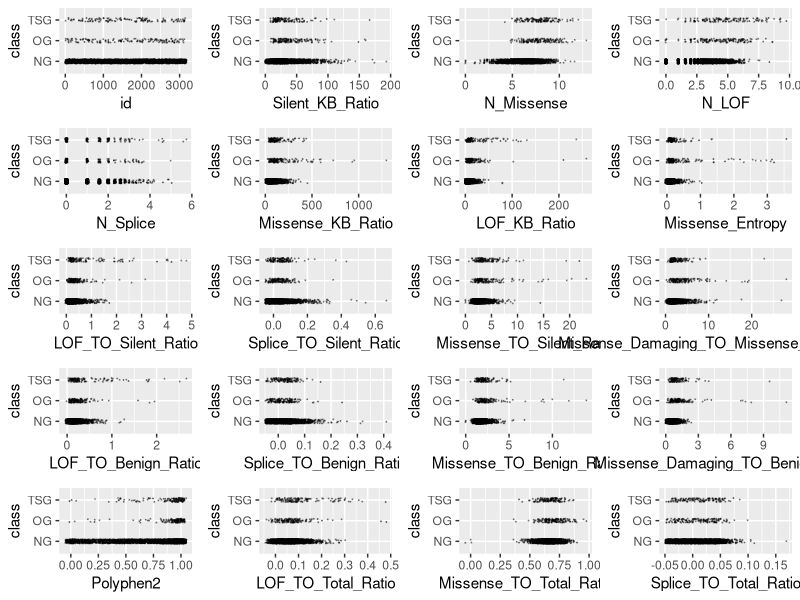
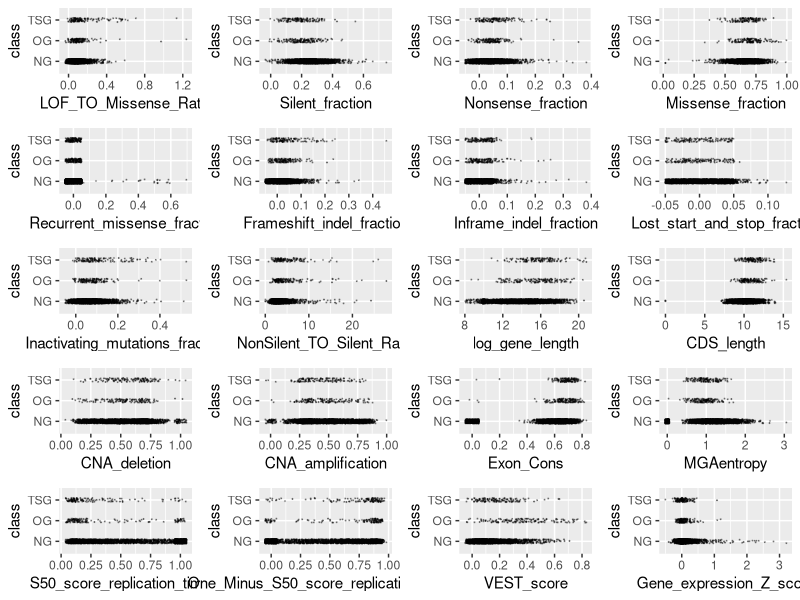
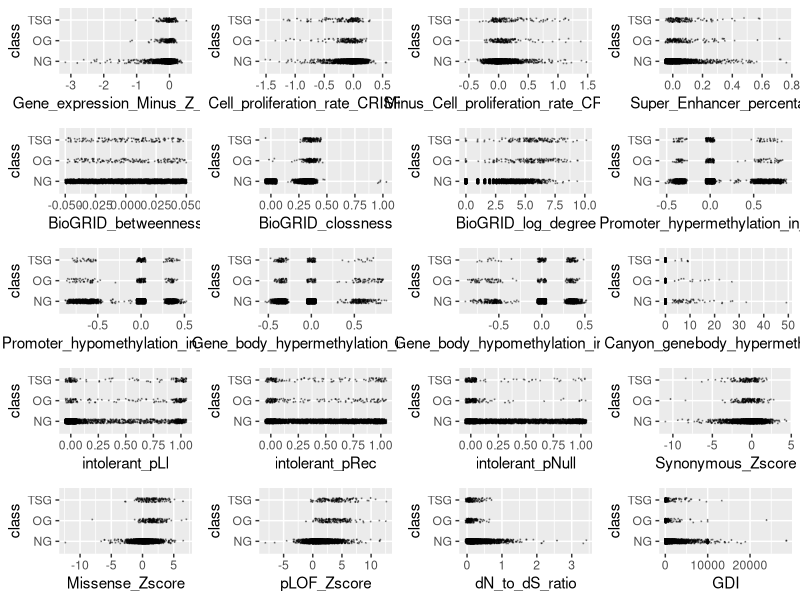
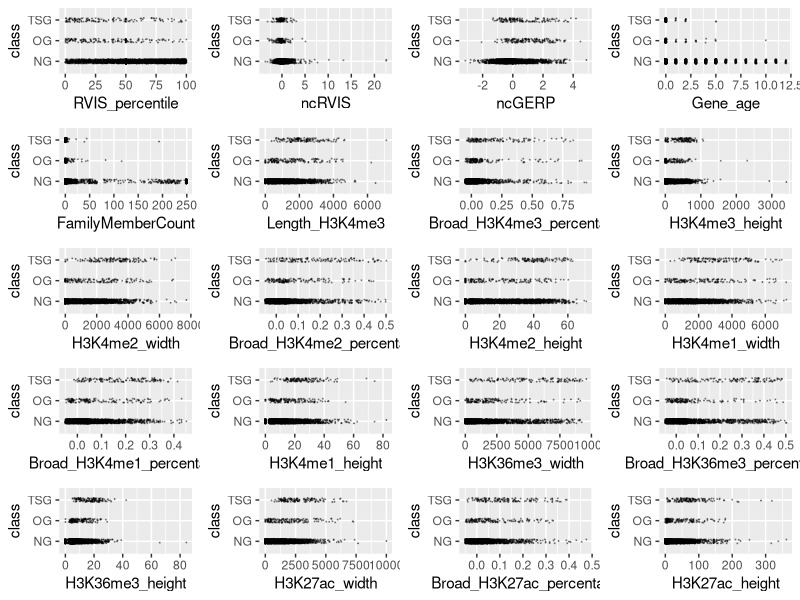
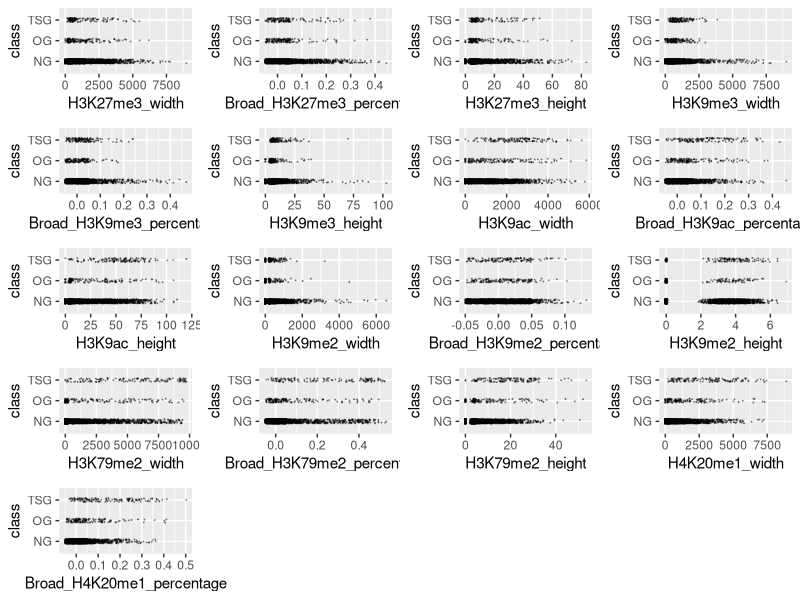
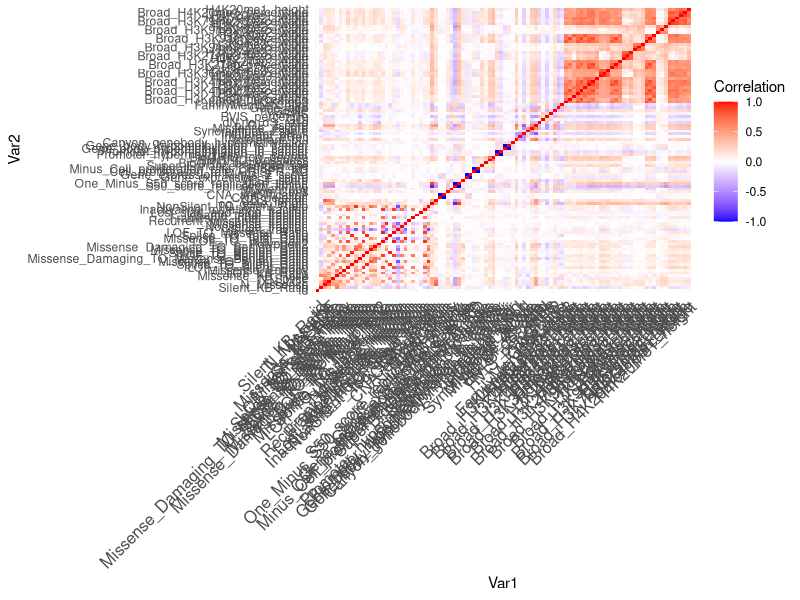
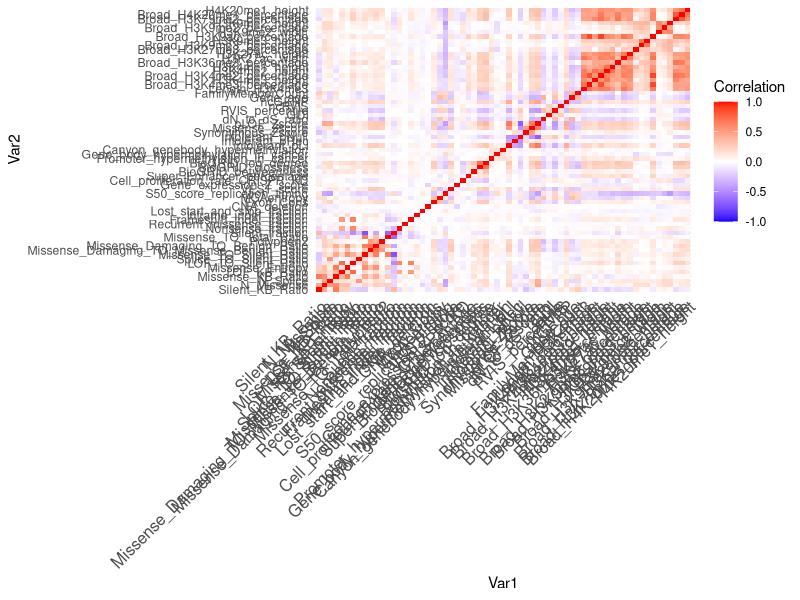
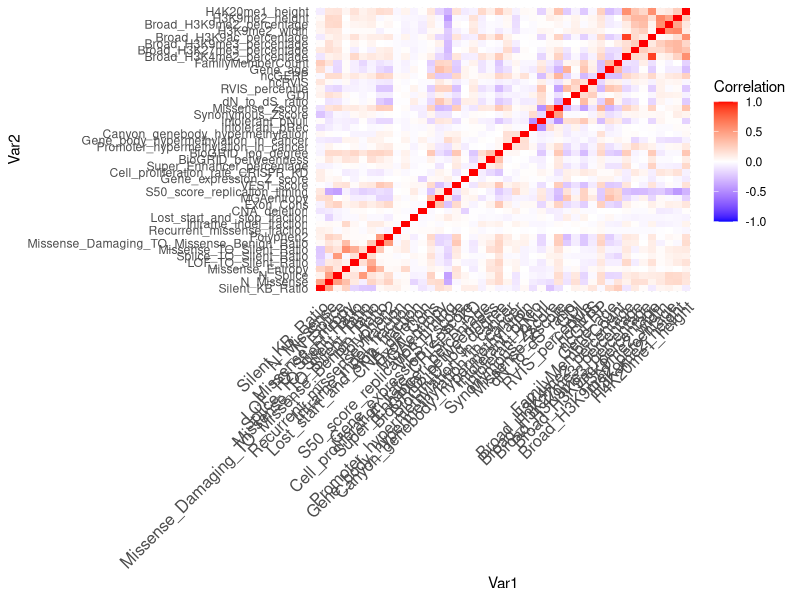

Reproduce these figures in R, in order.
## ---- chunk 1
knitr::opts_chunk$set(echo = TRUE, comment = NA)
## ---- chunk 2
training <- read.csv("training.csv", stringsAsFactors = TRUE)
training$class <- factor(training$class)
levels(training$class) <- c("NG", "OG", "TSG")
# Create an outlier function
outlier <- function(data) {
  low <- mean(data) - 3 * sd(data)
  high <- mean(data) + 3 * sd(data)
  which(data < low | data > high)
}
# library(ggplot2)
# scatter <- function(var) {
#   ggplot(training, aes_string(var, "class")) +
#     geom_jitter(width = 0.05, height = 0.1, size = 0.1,
#                 colour = rgb(0, 0, 0, alpha = 1 / 3))
# }
# scat_plot <- lapply(names(training)[-99], scatter)
# library(gridExtra)
# grid.arrange(grobs = scat_plot[1:20], ncol = 4)
# grid.arrange(grobs = scat_plot[21:40], ncol = 4)
# grid.arrange(grobs = scat_plot[41:60], ncol = 4)
# grid.arrange(grobs = scat_plot[61:80], ncol = 4)
# grid.arrange(grobs = scat_plot[81:98], ncol = 4)
outliers <- table(unlist(lapply(training[,-99], outlier)))
outlier_index <- sort(outliers, decreasing = TRUE)
# Remove 50 most common outliers (i.e. outliers across multiple predictors)
training <- training[-as.numeric(names(outlier_index)[1:50]),]

# The below variables had outstanding outliers which we chose to remove
sort(training$Missense_TO_Silent_Ratio, decreasing = TRUE)[1:10]
training <- training[-which(training$Missense_TO_Silent_Ratio > 100), ]
sort(training$Missense_KB_Ratio, decreasing = TRUE)[1:10]
training <- training[-which(training$Missense_KB_Ratio > 2000), ]
sort(training$LOF_TO_Silent_Ratio, decreasing = TRUE)[1:10]
training <- training[-which(training$LOF_TO_Silent_Ratio > 5), ]
sort(training$Gene_expression_Z_score, decreasing = TRUE)[1:10]
training <- training[-which(training$Gene_expression_Z_score > 4), ]
sort(training$dN_to_dS_ratio, decreasing = TRUE)[1:10]
training <- training[-which(training$dN_to_dS_ratio > 5),]
sort(training$Silent_KB_Ratio, decreasing = TRUE)[1:10]
training <- training[-which(training$Silent_KB_Ratio > 200), ]
sort(training$Lost_start_and_stop_fraction, decreasing = TRUE)[1:10]
training <- training[-which(training$Lost_start_and_stop_fraction > 0.2),]
sort(training$Synonymous_Zscore, decreasing = FALSE)[1:10]
training <- training[-which(training$Synonymous_Zscore < -15), ]
numeric_training <- training[,-99]

# Lots of zeroes for some observations, so removed those observations with quite a few zeroes across predictor variables
n_zeroes <- rep(NA, nrow(numeric_training))

for(i in seq_len(nrow(numeric_training))){
  row_i_zeroes <- 0
  for(j in seq_len(ncol(numeric_training))){
    if(round(numeric_training[i,j], digits = 5) == 0){
      row_i_zeroes <- row_i_zeroes + 1
    }
  }
  n_zeroes[i] <- row_i_zeroes
}
training <- training[n_zeroes <= ncol(training) / 2, ]
# Remove 1 of 2 variables that have r value of 1 or -1 (i.e. perfectly correlated)
perf_corr <- which(abs(cor(training[,-99])) == 1, arr.ind = TRUE)
which(perf_corr[,1] != perf_corr[,2])
## ---- chunk 3
library(ggplot2)
scatter <- function(var) {
  ggplot(training, aes_string(var, "class")) +
    geom_jitter(width = 0.05, height = 0.1, size = 0.1,
                colour = rgb(0, 0, 0, alpha = 1 / 3))
}
scat_plot <- lapply(names(training)[-98], scatter)
library(gridExtra)
grid.arrange(grobs = scat_plot[1:20], ncol = 4)
grid.arrange(grobs = scat_plot[21:40], ncol = 4)
grid.arrange(grobs = scat_plot[41:60], ncol = 4)
grid.arrange(grobs = scat_plot[61:80], ncol = 4)
grid.arrange(grobs = scat_plot[81:97], ncol = 4)
## ---- chunk 4
library(dplyr)
#function to calculate wca
score <- function (conf_mat) {
  # Diagonal of matrix corresponds to correctly predicted classes
  print(sum(diag(conf_mat) * c(1, 20, 20)))
  print(sum(diag(conf_mat) * c(1, 20, 20)) / sum(apply(conf_mat, 2, sum) * c(1, 20, 20)))
}

# Set new threshold to account for unbalanced data
classify <- function(probs, k) {
  if (any(probs[2:3] > k)) {
    subset <- probs[2:3]
    output <- which(subset == max(subset))
    if (length(output) > 1) {
        output <- sample(1:2, 1)
    }
  } else {
    output <- 0
  }
  output
}
## ---- chunk 5
library(dplyr)
library(caret)
set.seed(12)
# sig <- logical(98)
# names(sig) <- names(training)[-99]
# k <- 1
# diffs <- logical(98)
# for (var in names(training)[-99]) {
#   model <- aov(training[[var]] ~ factor(training$class))
#   sig[k] <- summary(model)[[1]][1, 5]
#   diffs[k] <- all(TukeyHSD(model)$`factor(training$class)`[, 4] < 0.05 / 98)
#   k <- k + 1
# }
# sort(sig[diffs])
score <- function (conf_mat) {
  sum(diag(conf_mat) * c(1, 20, 20)) / sum(apply(conf_mat, 2, sum) * c(1, 20, 20))
}

# sig_terms <- names(sort(sig[diffs]))
# combo_terms <- table(c(terms, sig_terms)) == 2
# final_terms <- names(combo_terms[combo_terms])
# term_mat <- cor(training %>% select(all_of(final_terms)))
# ind_terms <- final_terms[-c(1, 3, 4, 5, 10, 11, 13, 14, 15, 17)]

vars <- training
cor_mtx <- round(cor(vars[, names(vars) != "class"]), 2)
library(reshape2)
melted_cor_mtx <- melt(cor_mtx)
cor_heatmap <- ggplot(data = melted_cor_mtx, aes(x = Var1, y = Var2, fill = value)) + geom_tile()
cor_heatmap <- cor_heatmap +
  scale_fill_gradient2(low = "blue", high = "red", mid = "white",
                       midpoint = 0, limit = c(-1, 1), space = "Lab", name="Correlation") + 
  theme_minimal() +
  theme(axis.text.x = element_text(angle = 45, vjust = 1, size = 12, hjust = 1))
cor_heatmap

which(abs(cor_mtx) > 0.75, arr.ind = TRUE)
# Eliminate all but one of a set of variables highly correlated with one another
correlated <- c("id", "N_LOF", "CDS_length", "LOF_TO_Benign_Ratio",
                "LOF_TO_Total_Ratio", "LOF_TO_Missense_Ratio",
                "Inactivating_mutations_fraction", "Splice_TO_Benign_Ratio",
                "Splice_TO_Total_Ratio", "Missense_TO_Benign_Ratio",
                "NonSilent_TO_Silent_Ratio", "Missense_fraction",
                "One_Minus_S50_score_replication_timing", "CNA_amplification",
                "Gene_expression_Minus_Z_score", "log_gene_length",
                "Minus_Cell_proliferation_rate_CRISPR_KD",
                "Promoter_hypomethylation_in_cancer",
                "Gene_body_hypomethylation_in_cancer",
                "H3K4me2_width", "H3K9ac_width", "H3K9ac_height",
                "Broad_H3K4me1_percentage",
                "Broad_H3K27ac_percentage", "H3K4me1_width",
                "H3K36me3_width", "H3K36me3_height",
                "H3K27me3_width", "H3K27me3_height", "H3K9me3_width",
                "H3K79me2_width", "H3K79me2_height", "H4K20me1_width")
vars <- vars[, !(names(training) %in% correlated)]
cor_mtx <- round(cor(vars[, names(vars) != "class"]), 2)
melted_cor_mtx <- melt(cor_mtx)
cor_heatmap <- ggplot(data = melted_cor_mtx, aes(x = Var1, y = Var2, fill = value)) + geom_tile()
cor_heatmap <- cor_heatmap +
  scale_fill_gradient2(low = "blue", high = "red", mid = "white",
                       midpoint = 0, limit = c(-1, 1), space = "Lab", name="Correlation") + 
  theme_minimal() +
  theme(axis.text.x = element_text(angle = 45, vjust = 1, size = 12, hjust = 1))
cor_heatmap


which(abs(cor_mtx) > 0.6, arr.ind = TRUE)
# Eliminate all but one of a set of variables highly correlated with one another
second_correlated <- c("Missense_KB_Ratio", "LOF_KB_Ratio", "Nonsense_fraction",
                       "Frameshift_indel_fraction",
                       "Missense_Damaging_TO_Benign_Ratio",
                       "Missense_TO_Total_Ratio", "Silent_fraction",
                       "BioGRID_clossness", "pLOF_Zscore",
                       "Length_H3K4me3", "Broad_H3K4me3_percentage","H3K4me2_height",
                       "H3K4me3_height", "H3K27ac_width", "H3K27ac_height",
                       "H3K4me1_height", "H3K9me3_height",
                       "Broad_H3K79me2_percentage", "intolerant_pLI",
                       "Broad_H4K20me1_percentage", "Broad_H3K36me3_percentage")

vars <- vars[, !(names(vars) %in% second_correlated)]

cor_mtx <- round(cor(vars[, names(vars) != "class"]), 2)
library(reshape2)
melted_cor_mtx <- melt(cor_mtx)
cor_heatmap <- ggplot(data = melted_cor_mtx, aes(x = Var1, y = Var2, fill = value)) + geom_tile()
cor_heatmap <- cor_heatmap +
  scale_fill_gradient2(low = "blue", high = "red", mid = "white",
                       midpoint = 0, limit = c(-1, 1), space = "Lab", name="Correlation") + 
  theme_minimal() +
  theme(axis.text.x = element_text(angle = 45, vjust = 1, size = 12, hjust = 1))
cor_heatmap

set.seed(12)
mn <- nnet::multinom(class ~ ., data = vars, model = TRUE)
tidymn <- broom::tidy(mn) %>% arrange(p.value)
tidymn <- tidymn %>% filter(p.value < 0.05 / nrow(tidymn))
terms <- unique(tidymn$term)[-1]
terms
## ---- chunk 6
vars <- training %>% select(all_of(terms), class)
set.seed(100)
thresh_list <- list()
length(thresh_list) <- 10
j <- 1
# for() loop to validate post cross-validation with WCA and varying thresholds
for (rand in ceiling(runif(10, min = 1, max = 10000000))) {
  set.seed(rand)
  vars_split <- createDataPartition(vars$class, p = 0.8, list = FALSE)
  vars_train <- vars[vars_split, ]
  vars_test <- vars[-vars_split, ]
  
  train_cont <- trainControl(method = "cv", number = 5, classProbs = TRUE, savePredictions = TRUE)
  lda_ft <- train(class ~ ., data = vars_train, method = "lda", preProc = c("center", "scale"),
                  trControl = train_cont)
  preds <- predict(lda_ft, newdata = vars_test, type = "prob")
  scores <- numeric(100)
  for (i in seq(from = 0.001, to = 0.1, by = 0.001)) {
    lda_mod <- table("pred"=apply(preds, 1, classify, k = i), "obs" = vars_test$class)
    lda_mod
    scores[i*1000] <- score(lda_mod)
  }
  thresh_list[[j]] <- scores
  j <- j + 1
}

# Plot WCA as a function of threshold for various seeds to see best threshold
thresh_vals <- c(0.001, 0.0025, 0.005, 0.01, 0.025, 0.05, 0.1)
plot(thresh_list[[1]] ~ seq(from = 0.001, to = 0.1, by = 0.001),
     type = "l", ylim = c(0.6, 0.9), col = rgb(0, 0, 0, alpha = 0.5),
     xaxt = "n", ylab = "WCA Percentage",
     main = "WCA vs. Threshold for Different Seeds",
     xlab = "Threshold for Choosing Between (0) and (1 and 2)")
for (i in 2:10) {
  red <- 0
  green <- 0
  blue <- 0
  if (i %% 4 == 1) {red <- 0.5}
  if (i %% 4 == 2) {green <- 0.5}
  if (i %% 4 == 3) {blue <- 0.5}
  lines(seq(from = 0.001, to = 0.1, by = 0.001), thresh_list[[i]],
        col = rgb(red, green, blue, alpha = 0.5))
  
}
abline(v = thresh_vals, col = rgb(0, 0, 0, alpha = 0.5))
points(unlist(lapply(thresh_list, which.max)) * 0.001, unlist(lapply(thresh_list, max)),
       pch = 19, cex = 0.5)
axis(side = 1, at = thresh_vals, cex.axis = 0.75, las = 2)
best_thresh <- unlist(lapply(thresh_list, which.max))
median(best_thresh * 0.001)
thresh_val_scores <- matrix(nrow = 10, ncol = length(thresh_vals))
colnames(thresh_val_scores) <- thresh_vals
for (i in 1:10) {
  thresh_val_scores[i, ] <- thresh_list[[i]][thresh_vals * 1000]
}
apply(thresh_val_scores, 2, mean)
# Use threshold of 0.005 for determining when to classify as OG or TSG (highest peak)
set.seed(1248)
vars_split <- createDataPartition(vars$class, p = 0.8, list = FALSE)
vars_train <- vars[vars_split, ]
vars_test <- vars[-vars_split, ]
train_cont <- trainControl(method = "cv", number = 5,
                           classProbs = TRUE, savePredictions = TRUE)
lda_ft <- train(class ~ ., data = vars_train, method = "lda",
                preProc = c("center", "scale"), trControl = train_cont)
preds <- predict(lda_ft, newdata = vars_test, type = "prob")
lda_mod <- table("pred" = apply(preds, 1, classify, k = 0.005),
                 "obs" = vars_test$class)
lda_mod
score(lda_mod)
## ---- chunk 7
# Write prediction model on test data
tests <- read.csv("test.csv")
preds <- predict(lda_ft, newdata = tests, type = "prob")
preds <- apply(preds, 1, classify, k = 0.005)
names(preds) <- tests$id
csv_file <- data.frame(id = tests$id,
                       class = preds)
# write.csv(csv_file, "modelpredictions13.csv", row.names = FALSE)
best_mod <- read.csv("modelpredictions13.csv")
table("Best Model" = best_mod$class, csv_file$class)
mean(best_mod$class == csv_file$class)
